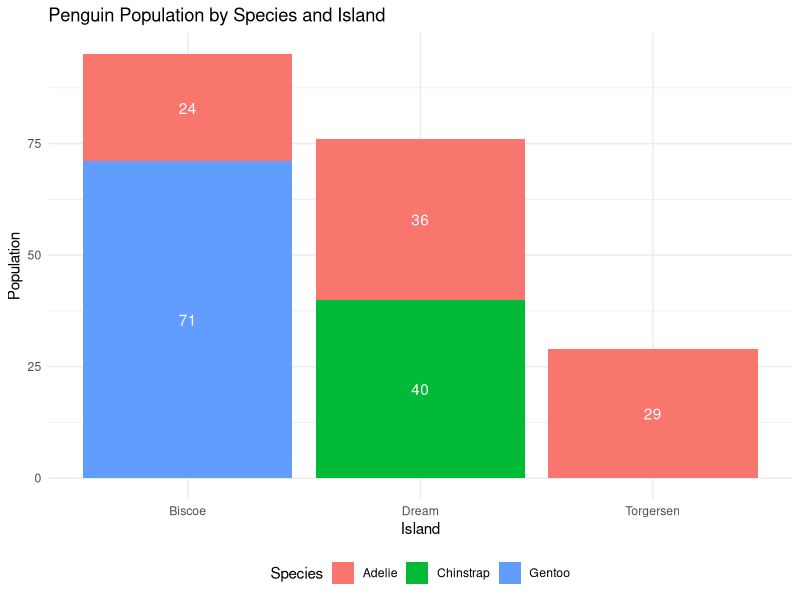
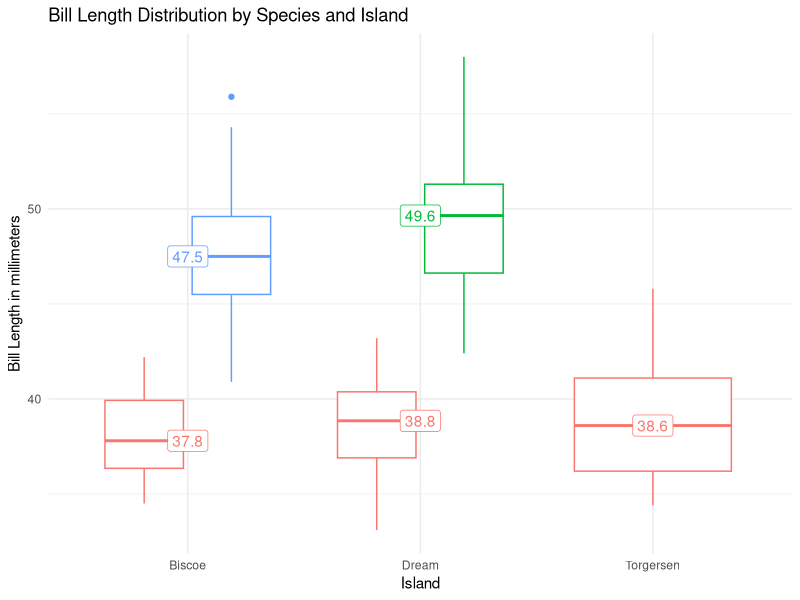
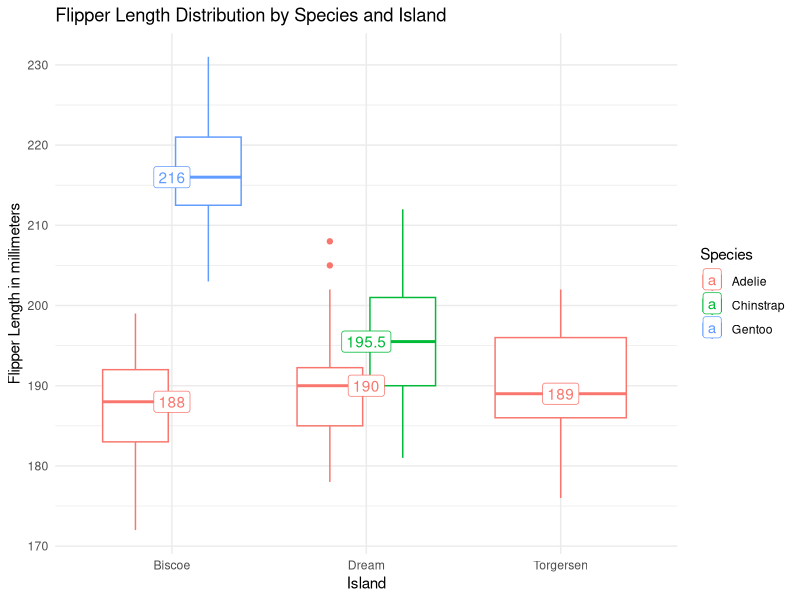
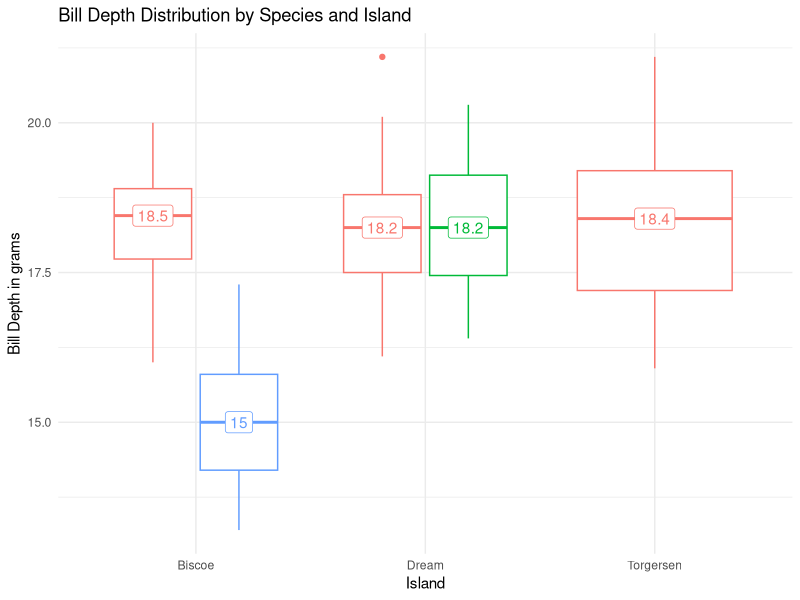
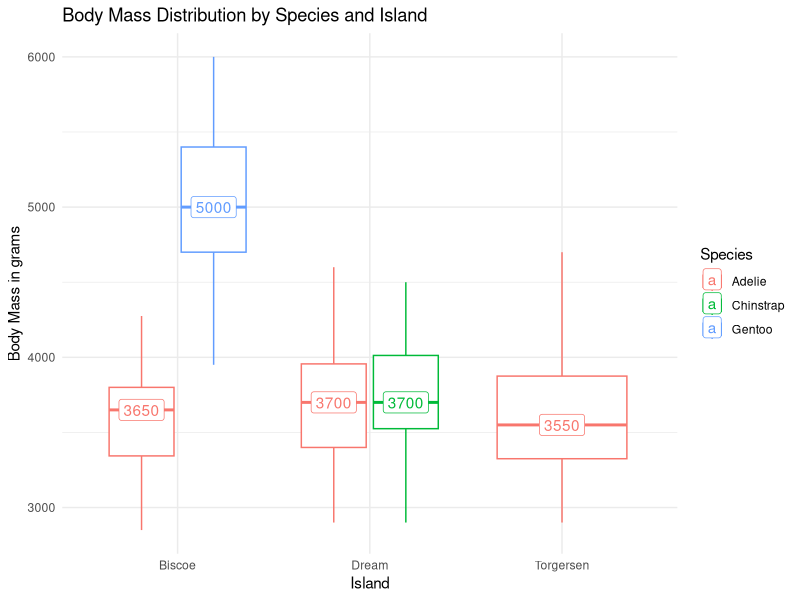
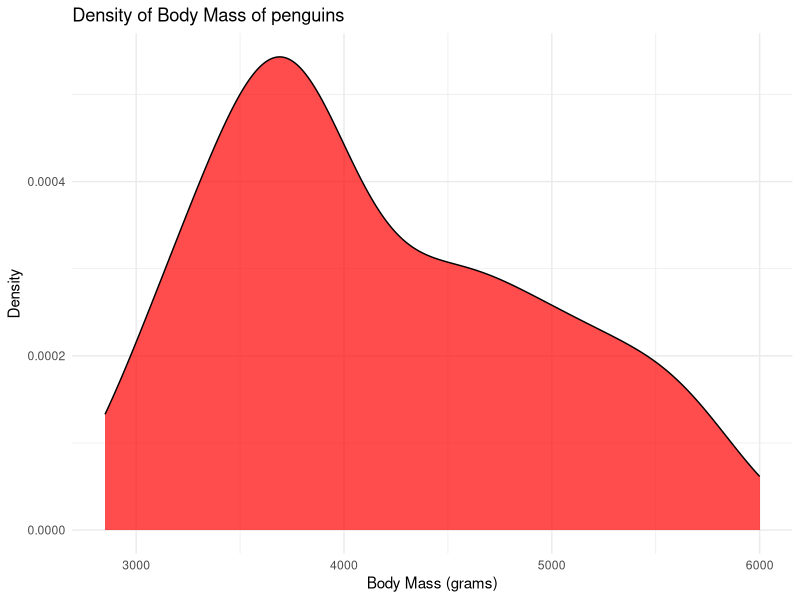
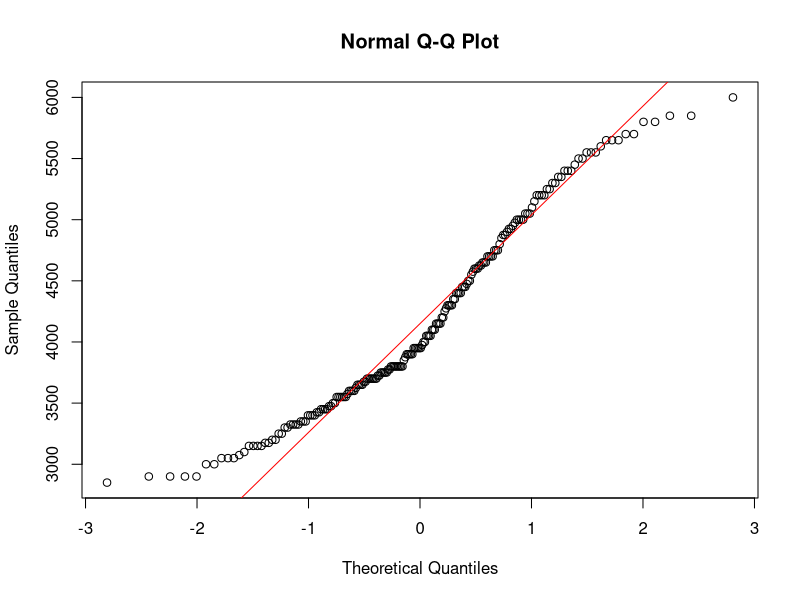
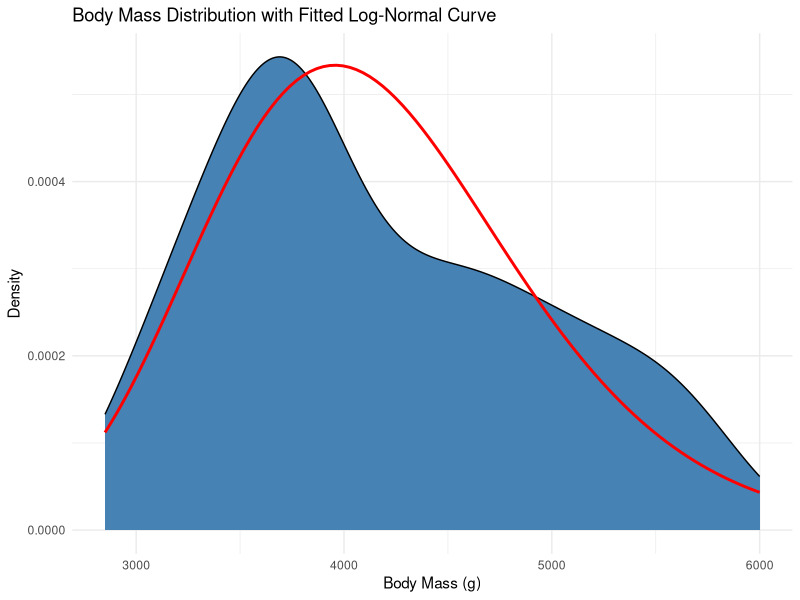

Reproduce these figures in R, in order.
## ---- chunk 1
#Importing libraries and creating a subset
knitr::opts_chunk$set(echo = TRUE)
library(palmerpenguins)
library(ggplot2)
library(dplyr)
library(grid)
library(MASS)
my.student.number = 230164781
n=200
data("penguins")
penguins = na.omit(penguins)
set.seed(my.student.number)
my.penguins = penguins[sample(nrow(penguins), n), ]
rm(penguins_raw)
rm(penguins)
## ---- chunk 2

my.penguins %>% 
  count(island, species) %>% 
  ggplot(aes(x = island, y = n, fill = species)) + 
  geom_col() + 
  geom_text(aes(label = n), 
            position = position_stack(vjust = 0.5), 
            color = "white") + 
  labs(title = "Penguin Population by Species and Island", 
       x = "Island", 
       y = "Population", 
       fill = "Species") + 
  theme_minimal() + 
  theme(legend.position = "bottom")

## ---- chunk 3
my.penguins %>% 
  ggplot(aes(x = island, y = bill_length_mm, color = species)) + 
  geom_boxplot() +
  stat_summary(fun = median, geom = "label", aes(label = round(after_stat(y), 1)), 
               position = position_nudge(x = 0)) + 
  labs(title = "Bill Length Distribution by Species and Island", 
       x = "Island", 
       y = "Bill Length in millimeters", 
       color = "Species") + 
  theme_minimal()+
  theme(legend.position = "none")

my.penguins %>% 
  ggplot(aes(x = island, y = flipper_length_mm, color = species)) + 
  geom_boxplot() +
  stat_summary(fun = median, geom = "label", aes(label = round(after_stat(y), 1)), 
               position = position_nudge(x = 0)) + 
  labs(title = "Flipper Length Distribution by Species and Island", 
       x = "Island", 
       y = "Flipper Length in millimeters", 
       color = "Species") + 
  theme_minimal()


## ---- chunk 4
 my.penguins %>% 
  ggplot(aes(x = island, y = bill_depth_mm, color = species)) + 
  geom_boxplot() +
  stat_summary(fun = median, geom = "label", aes(label = round(after_stat(y), 1)), 
               position = position_dodge(width = 0.75)) + 
  labs(title = "Bill Depth Distribution by Species and Island", 
       x = "Island", 
       y = "Bill Depth in grams", 
       color = "Species" ) + 
  theme_minimal()+
  theme(legend.position = "none")

my.penguins %>% 
  ggplot(aes(x = island, y = body_mass_g, color = species)) + 
  geom_boxplot() +
  stat_summary(fun = median, geom = "label", aes(label = round(after_stat(y), 1)), 
               position = position_dodge(width = 0.75)) + 
  labs(title = "Body Mass Distribution by Species and Island", 
       x = "Island", 
       y = "Body Mass in grams", 
       color = "Species") + 
  theme_minimal()

## ---- chunk 5
options(scipen = 999)

ggplot(data = my.penguins, aes(x = body_mass_g)) +
  geom_density(fill = "red", alpha = 0.7, color = "black") +  # Plot density
  labs(title = "Density of Body Mass of penguins",
       x = "Body Mass (grams)",
       y = "Density") +
  theme_minimal()

qqnorm(my.penguins$body_mass_g)
qqline(my.penguins$body_mass_g,col="red")
## ---- chunk 6
body_mass = my.penguins$body_mass_g

# Log-transform the body mass
log_body_mass = log(body_mass)

# Fit a normal distribution to the log-transformed data
log_fit = fitdistr(log_body_mass, "normal")
mu = log_fit$estimate[1]  # Mean of log body mass
sigma = log_fit$estimate[2]  # Standard deviation of log body mass

# Create a sequence of x values for plotting the fitted curve
x_vals = seq(min(body_mass), max(body_mass), length.out = 100)

# Get the log-normal density curve for these x values
log_normal_density = dlnorm(x_vals, meanlog = mu, sdlog = sigma)

# Combine x_vals and log_normal_density into a data frame for ggplot
density_data = data.frame(x_vals = x_vals, log_normal_density = log_normal_density)

ggplot(data.frame(body_mass), aes(x = body_mass)) +
  geom_density(aes(y = after_stat(density)), fill = "steelblue", color = "black") +
  geom_line(data = density_data, aes(x = x_vals, y = log_normal_density), color = "red", linewidth = 1) +
  labs(title = "Body Mass Distribution with Fitted Log-Normal Curve",
       x = "Body Mass (g)", y = "Density") +
  theme_minimal()

